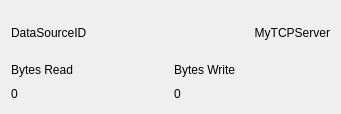
<?xml version="1.0" encoding="UTF-8"?>
<ui version="4.0">
 <class>DataSourceWidgetForm</class>
 <widget class="QWidget" name="DataSourceWidgetForm">
  <property name="geometry">
   <rect>
    <x>0</x>
    <y>0</y>
    <width>341</width>
    <height>114</height>
   </rect>
  </property>
  <property name="windowTitle">
   <string>Form</string>
  </property>
  <layout class="QVBoxLayout" name="verticalLayout_3">
   <item>
    <layout class="QHBoxLayout" name="horizontalLayout">
     <item>
      <widget class="QLabel" name="ioID">
       <property name="text">
        <string>DataSourceID</string>
       </property>
      </widget>
     </item>
     <item>
      <widget class="QLabel" name="ioType">
       <property name="text">
        <string>MyTCPServer</string>
       </property>
       <property name="alignment">
        <set>Qt::AlignRight|Qt::AlignTrailing|Qt::AlignVCenter</set>
       </property>
      </widget>
     </item>
    </layout>
   </item>
   <item>
    <layout class="QHBoxLayout" name="horizontalLayout_2">
     <item>
      <layout class="QVBoxLayout" name="verticalLayout">
       <item>
        <widget class="QLabel" name="label_2">
         <property name="text">
          <string>Bytes Read</string>
         </property>
        </widget>
       </item>
       <item>
        <widget class="QLabel" name="label_4">
         <property name="text">
          <string>0</string>
         </property>
        </widget>
       </item>
      </layout>
     </item>
     <item>
      <layout class="QVBoxLayout" name="verticalLayout_2">
       <item>
        <widget class="QLabel" name="label_3">
         <property name="text">
          <string>Bytes Write</string>
         </property>
        </widget>
       </item>
       <item>
        <widget class="QLabel" name="label_5">
         <property name="text">
          <string>0</string>
         </property>
        </widget>
       </item>
      </layout>
     </item>
    </layout>
   </item>
  </layout>
 </widget>
 <resources/>
 <connections/>
</ui>
